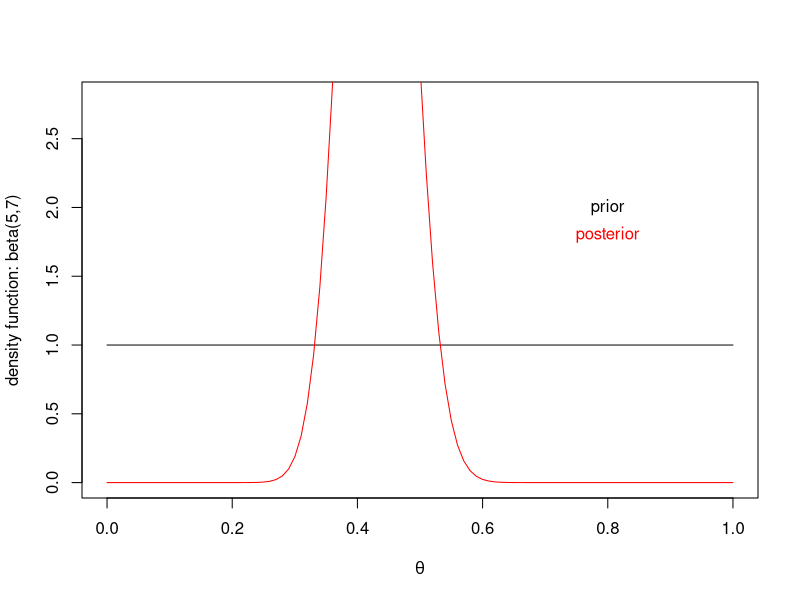

Recreate this plot in R.

# Examples 05 Bayesian Inference
# ------------------------------


# Occurence of Nucleotide A in a sequence
# ---------------------------------------

# X: nr. nucleotides A in a certain position of the sequence
# X ~ Bernoulli(teta)


# Prior distribution: teta ~ Beta(a,b) 
# initial hyperparameters: a=1 and b=1
a<-1; b<-1

# Sample 1  (t=sum_xi)
n<-100; x<-43

# Posterior distribution: teta|x ~ Beta(a*,b*)
# Updated hyperparametrs: a*=t+a and b*=n-t+b (slide 24)
a.star<-x+a; a.star   
b.star<-n-x+b; b.star

s<-seq(0,1,by=0.01)
y<-dbeta(s,a,b)
y.star<-dbeta(s,a.star,b.star)
plot(s,y,type="n",xlim=c(0,1),ylim=c(0,2.8),xlab=expression(theta),ylab="density function: beta(5,7)")
lines(s,y)
lines(s,y.star,col="red")
text(0.8,2,"prior")
text(0.8,1.8,"posterior",col="red")

# teta_mean = a*/(a*+b*)  (posterior mean)
a.star/(a.star+b.star)

# P(teta<=teta_median|x)=0.5 --> teta_median=quantil_0.5  (posterior median)
qbeta(0.5,a.star,b.star)

# teta_mode = (a*-1)/(a*+b*-2)  (posterior mode)
(a.star-1)/(a.star+b.star-2)

# credibal interval for teta for alpha=0.05
# lower bound = quantil_0.025
# upper bound = quantil_0.975
qbeta(c(0.025,0.975),a.star,b.star)

